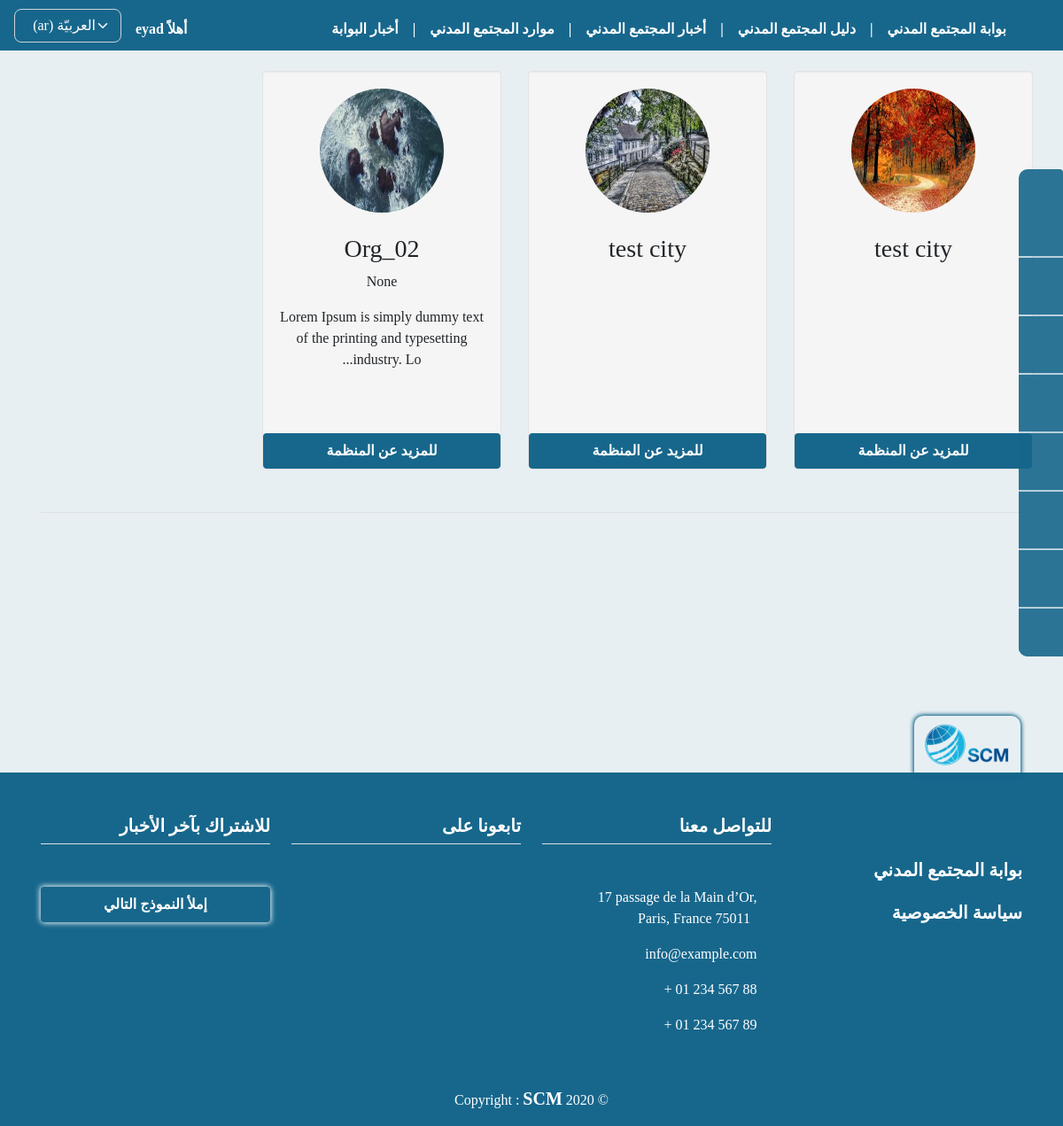
The page /guide_conf/ (signed in) on the database as committed earlier.
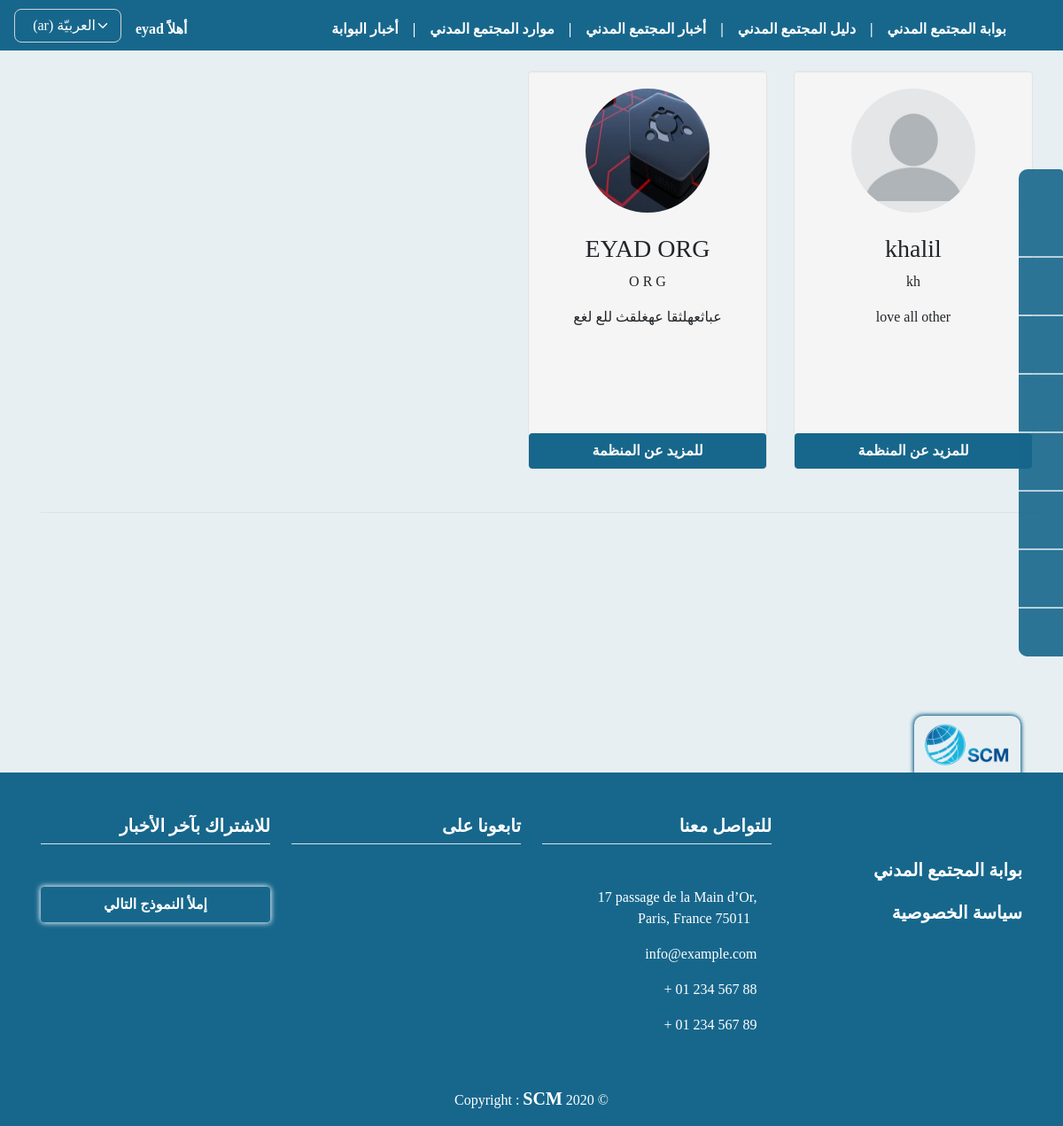
The same page on the database as committed later.
### orgs/models.py (models this page shows, shortened)
class OrgProfile(models.Model):
    user = models.ForeignKey(
        User, on_delete=models.CASCADE, null=True, blank=True, verbose_name=_("اسم المستخدم"))
    name = models.CharField(max_length=255, null=False,
                            verbose_name=_("اسم المنظمة"))
    name_en_ku = models.CharField(max_length=255, null=True, blank=True,
                                  verbose_name=_("اسم المنظمة باللغة الانكليزية أو الكردية"))
    short_cut = models.CharField(
        max_length=255, null=True, blank=True, verbose_name=_("الاسم المختصر"))
    org_type = models.CharField(
        max_length=150, null=False, choices=MyChoices.type_CHOICES, verbose_name=_("نوع المنظمة"))
    position_work = CountryField(
        max_length=255, null=False, verbose_name=_("مكان العمل"))
    city_work = models.ForeignKey(
        City, on_delete=models.SET_NULL, null=True, blank=True, verbose_name=_("المحافظة"))
    logo = models.ImageField(upload_to="org_logos",
                             null=False, default='org_logos/default_logo.jpg', verbose_name=_("شعار المنظمة"))
    message = models.TextField(
        max_length=2000, null=False, verbose_name=_("الرؤية و الرسالة"))
    name_managing_director = models.CharField(
        max_length=255, null=True, blank=True, verbose_name=_("اسم رئيس مجلس اﻹدارة"))
    name_ceo = models.CharField(
        max_length=255, null=True, blank=True, verbose_name=_('اسم المدير التنفيذي'))
    site_web = models.URLField(
        max_length=255, null=True, blank=True, verbose_name=_('الموقع الالكتروني'))
    facebook = models.URLField(
        max_length=255, null=True, blank=True, verbose_name=_('صفحة فيسبوك'))
    twitter = models.URLField(
        max_length=255, null=True, blank=True, verbose_name=_('صفحة تويتر'))
    email = models.EmailField(max_length=255, null=True,
                              blank=True, verbose_name=_('البريد الاكتروني'))
    phone = models.CharField(max_length=100, null=True,
                             blank=True, verbose_name=_('رقم الهاتف'))
    name_person_contact = models.CharField(
        max_length=255, null=True, blank=True, verbose_name=_('اسم الشخص المسؤول عن التواصل'))
    email_person_contact = models.EmailField(
        max_length=255, null=True, blank=True, verbose_name=_('البريد الاكتروني للشخص المسؤول عن التواصل'))
    org_adress = models.CharField(
        max_length=255, null=False, verbose_name=_('عنوان المقر الرئيسي'))
    work_domain = models.CharField(
        max_length=255, choices=MyChoices.domain_CHOICES, null=False, verbose_name=_('مجال العمل'))
    target_cat = models.CharField(
        max_length=255, null=False, choices=MyChoices.target_CHOICES, verbose_name=_('الفئات المستهدفة'))
    date_of_establishment = models.CharField(
        max_length=150, null=True, blank=True, verbose_name=_('تاريخ سنة التأسيس'))
    is_org_registered = models.CharField(
        max_length=100, null=False, choices=MyChoices.bool_CHOICES, verbose_name=_('هل المنظمة مسجلة ؟'))
    org_registered_country = CountryField(
        max_length=255, null=True, blank=True, verbose_name=_("بلد التسجيل"))
    org_members_count = models.PositiveIntegerField(
        validators=[MinValueValidator(1)], null=True, blank=True, verbose_name=_('عدد اﻷعضاء'))
    org_members_womans_count = models.PositiveIntegerField(
        validators=[MinValueValidator(1)], null=True, blank=True, verbose_name=_('عدد النساء من اﻷعضاء'))
    w_polic_regulations = models.CharField(
        max_length=200, null=False, choices=MyChoices.polic_CHOICES, verbose_name=_('السياسات واللوائح المكتوبة'))
    org_member_with = models.CharField(max_length=100, null=True, blank=True, choices=MyChoices.bool_CHOICES, verbose_name=_(
        'ھل المؤسسة عضو في اي شبكة او تحالف او جسم تنسیقي؟'))
    coalition_name = models.CharField(
        max_length=255, null=True, blank=True, verbose_name=_('اسم الشبكة / التحالف'))
    publish = models.BooleanField(default=False)
    created_at = models.DateTimeField(auto_now_add=True)
    published_at = models.DateTimeField(blank=True, null=True, default=None)
    updated_at = models.DateTimeField(blank=True, null=True, default=None)

### orgs/views.py (the view)
# urls.py: path('guide_conf/', views.guide_not_pub, name="guide_conf"),
def guide_not_pub(request):
    orgs = OrgProfile.objects.filter(publish=False).order_by('-created_at')
    paginator = Paginator(orgs, 12)
    page = request.GET.get('page')
    try:
        orgs = paginator.get_page(page)
    except(EmptyPage, InvalidPage):
        orgs = paginator.page(paginator.num_pages)
    context = {
        'orgs': orgs,
    }
    return render(request, 'orgs/guid/orgs_guid_conf_pub.html', context)

### templates/orgs/guid/orgs_guid_conf_pub.html (shortened to what this page needs)
{% extends 'base.html' %}
{% load static i18n %}
{% block content %}
{% if request.user.is_authenticated and request.user.is_staff %}
<h1>{% trans 'قائمة دليل المجتمع المدني للموافقة على النشر' %}</h1>
{% if orgs %}
<div class="row pt-4 mb-4">
    <br>
    <br>
    {% for org in orgs %}
    <div class="span3 well mb-4">
        <center>
            <a href="{% url 'particip_detail' org.id %}">
                <img src="{{ org.logo.url }}" name="{{ org.name_en_ku }}" title="{{ org.name_en_ku }}" width="140"
                    height="140" class="img-circle"></a>
            <h3 class="mt-4">{{ org.name }}</h3>
            <p>{{ org.short_cut }}</p>
            <p>{{ org.message|truncatechars:80 }}</p>
            <p>
                <a href="{% url 'particip_detail' org.id %}" class="btn btn-block">
                    {% trans 'للمزيد عن المنظمة' %} </a>
            </p>
        </center>
    </div>
    {% endfor %}
    <div class="pagination row border-top mt-4 pt-4" dir="ltr">
    </div>
</div>
{% else %}
<h3 class="pt-5 mt-5 mb-5"> {% trans 'حالياً لا يوجد طلبات للمنظمات للموافقة عليها' %} </h3>
<a href="{% url 'guide' %}" class="btn btn-block mt-5"> {% trans 'عودة إلى صفحة دليل المنظمات' %} </a>
{% endif %}
{% endif %}
{% endblock %}

Rows that differ between the two databases and show on the page:
no longer on this page (row edited): OrgProfile: logo (picture), name "test city"
no longer on this page (row edited): OrgProfile: logo (picture), name "test city"
no longer on this page (row edited): OrgProfile: logo (picture), name "Org_02", short_cut "None", message "Lorem Ipsum is simply dummy text of the printing and typesetting industry. Lo..."
now on this page (row edited): OrgProfile: logo (placeholder picture), name "khalil", short_cut "kh", message "love all other"
now on this page (row edited): OrgProfile: logo (picture), name "EYAD ORG", short_cut "O R G", message "عباثعهلثقا عهغلقث للع لغع"
